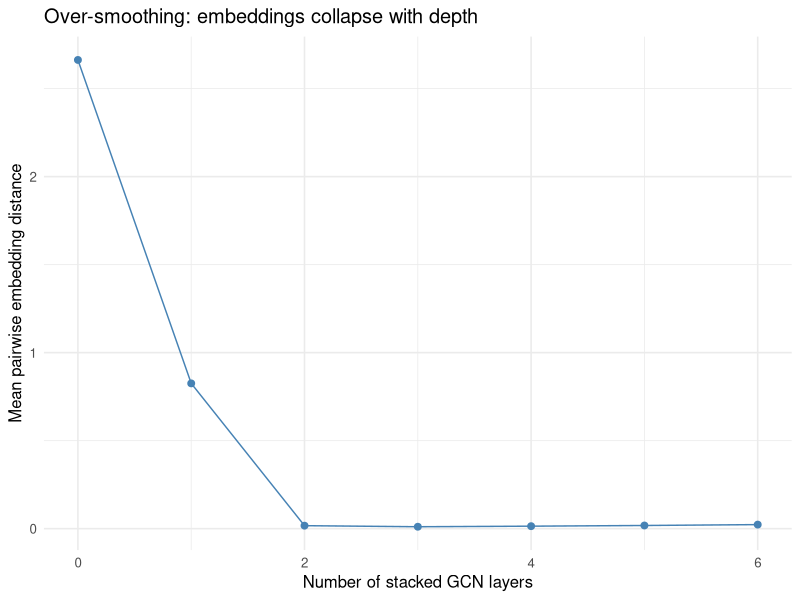

Here is the R script that generated this plot:
## ---- chunk 1
#| include: false
suppressPackageStartupMessages(library(tidyverse))
## ---- chunk 2
set.seed(1)

# 6 nodes: {1,2,3} form one cluster, {4,5,6} another, edge 3-4 is the bridge
A <- matrix(0, 6, 6)
edges <- rbind(
  c(1, 2), c(1, 3), c(2, 3),   # cluster 1 (a triangle)
  c(4, 5), c(4, 6), c(5, 6),   # cluster 2 (a triangle)
  c(3, 4)                      # bridge between clusters
)
for (e in seq_len(nrow(edges))) {
  i <- edges[e, 1]; j <- edges[e, 2]
  A[i, j] <- 1; A[j, i] <- 1   # undirected
}

# Symmetric normalized adjacency with self-loops: Ahat = Dt^{-1/2} (A+I) Dt^{-1/2}
gcn_norm <- function(A) {
  n  <- nrow(A)
  At <- A + diag(n)                 # add self-loops
  d  <- rowSums(At)                 # degrees including self-loop
  Dinv_sqrt <- diag(1 / sqrt(d))
  Dinv_sqrt %*% At %*% Dinv_sqrt
}

Ahat <- gcn_norm(A)

# One GCN layer: H_out = relu( Ahat %*% X %*% W )
relu <- function(z) pmax(z, 0)

gcn_layer <- function(X, Ahat, W) {
  relu(Ahat %*% X %*% W)
}

# Input features: 3 raw features per node, plus a fixed random projection W
d_in  <- 3
d_out <- 2
X <- matrix(rnorm(6 * d_in), nrow = 6, ncol = d_in)
W <- matrix(rnorm(d_in * d_out), nrow = d_in, ncol = d_out)

H1 <- gcn_layer(X, Ahat, W)
rownames(H1) <- paste0("node", 1:6)
colnames(H1) <- c("emb1", "emb2")
round(H1, 3)
## ---- chunk 3
emb_dist <- function(H, i, j) sqrt(sum((H[i, ] - H[j, ])^2))

within  <- mean(c(
  emb_dist(H1, 1, 2), emb_dist(H1, 1, 3), emb_dist(H1, 2, 3),
  emb_dist(H1, 4, 5), emb_dist(H1, 4, 6), emb_dist(H1, 5, 6)
))
across  <- mean(c(
  emb_dist(H1, 1, 4), emb_dist(H1, 1, 5), emb_dist(H1, 2, 6), emb_dist(H1, 3, 6)
))

c(within_cluster = round(within, 3), across_cluster = round(across, 3))
## ---- chunk 4
library(ggplot2)

# Build a larger graph: 4 clusters of 5 nodes arranged in a ring
make_ring_of_clusters <- function(n_clusters = 4, per = 5) {
  n <- n_clusters * per
  A <- matrix(0, n, n)
  idx <- split(seq_len(n), rep(seq_len(n_clusters), each = per))
  # dense within each cluster
  for (g in idx) for (i in g) for (j in g) if (i < j) { A[i, j] <- 1; A[j, i] <- 1 }
  # one bridge edge between consecutive clusters
  for (c in seq_len(n_clusters)) {
    nxt <- if (c == n_clusters) 1 else c + 1
    i <- idx[[c]][per]; j <- idx[[nxt]][1]
    A[i, j] <- 1; A[j, i] <- 1
  }
  A
}

A2   <- make_ring_of_clusters()
Ahat2 <- gcn_norm(A2)
n2 <- nrow(A2)

set.seed(7)
X2 <- matrix(rnorm(n2 * 4), nrow = n2)
W2 <- matrix(rnorm(4 * 4), nrow = 4)   # keep width fixed so we can iterate the layer

mean_pairwise_dist <- function(H) {
  D <- as.matrix(dist(H))
  mean(D[upper.tri(D)])
}

H  <- X2
records <- data.frame(depth = 0, dist = mean_pairwise_dist(H))
for (k in 1:6) {
  H <- gcn_layer(H, Ahat2, W2)
  records <- rbind(records, data.frame(depth = k, dist = mean_pairwise_dist(H)))
}

ggplot(records, aes(depth, dist)) +
  geom_line(color = "steelblue") +
  geom_point(size = 2, color = "steelblue") +
  labs(x = "Number of stacked GCN layers",
       y = "Mean pairwise embedding distance",
       title = "Over-smoothing: embeddings collapse with depth") +
  theme_minimal(base_size = 12)
